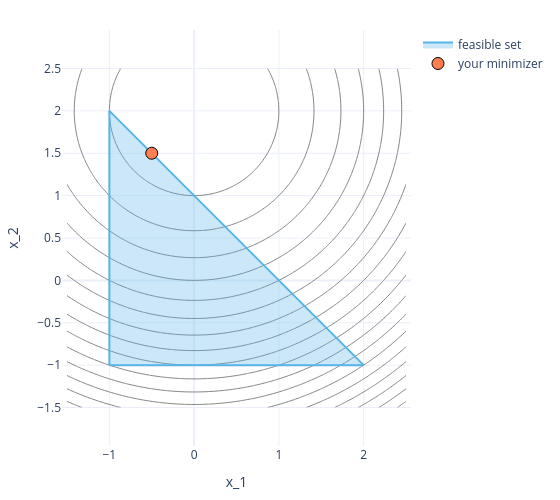

Notebook code cell kept with this figure:
### Markdown cell above
### Exercise 1: a convex program from scratch

<font color="#A890FF"><b>✏️ EXERCISE</b></font>

Solve
$$
\begin{array}{ll}
\underset{x \in \mathbb{R}^2}{\text{minimize}} & x_1^2 + (x_2 - 2)^2 \\
\text{subject to} & x_1 + x_2 \le 1, \quad x_1 \ge -1, \quad x_2 \ge -1.
\end{array}
$$
Store the minimizer in `x_star` and the optimal value in `opt_value`. The cell plots your solution.

The three constraints can be written at once as $G x \le h$, entrywise, with
$$
G = \begin{bmatrix} 1 & 1 \\ -1 & 0 \\ 0 & -1 \end{bmatrix}, \qquad h = \begin{bmatrix} 1 \\ 1 \\ 1 \end{bmatrix}.
$$
Constraints of this form are called *polyhedral*. They are how input and state limits are written in MPC.

<font color="#A890FF"><b>🤔 PREDICT FIRST</b></font>

Before coding: which point will the solver return, and what is $p^\star$? Then change $h_1$ from $1$ to $3$ and predict again.

<font color="#CC79A7"><b>✨ SOLUTION</b></font>

The cost is the squared distance to $(0, 2)$, a point that violates $x_1 + x_2 \le 1$. Projecting $(0, 2)$ onto the line $x_1 + x_2 = 1$ gives $(0, 2) - \tfrac{0 + 2 - 1}{2}\,(1, 1) = (-0.5, 1.5)$, which satisfies the other two constraints. Hence $x^\star = (-0.5, 1.5)$ and $p^\star = 0.25 + 0.25 = 0.5$. With $h_1 = 3$ the point $(0, 2)$ is feasible, so $x^\star = (0, 2)$, $p^\star = 0$, and no constraint is active.

<font color="#40B0A6"><b>💡 HINT</b></font>

A constraint can be a vector inequality such as `G @ x <= h`, which holds entrywise. For the other steps, look back at the demo.

### Code cell
# Problem data (from the text)
G = np.array([[ 1.,  1.],
              [-1.,  0.],
              [ 0., -1.]])
h = np.array([1., 1., 1.])        # try h[0] = 3

############################ Your code goes here ###############################
x = cp.Variable(2)
cost = cp.sum_squares(x - np.array([0., 2.]))
constraints = [G @ x <= h]
problem = cp.Problem(cp.Minimize(cost), constraints)
problem.solve()

x_star = x.value
opt_value = problem.value
################################################################################

assert x_star is not None and opt_value is not None, "Fill in the TODO lines in the block above first."
print("x* =", x_star, f"  p* = {opt_value:.4f}")

# The feasible set is the triangle with vertices (-h2, -h3), (h1 + h3, -h3), (-h2, h1 + h2)
plot_problem(lambda x1, x2: x1**2 + (x2 - 2)**2,
             vertices=np.array([[-h[1], -h[2]], [h[0] + h[2], -h[2]], [-h[1], h[0] + h[1]]]),
             points=[("your minimizer", x_star, "coral")],
             xlim=(-1.5, 2.5), ylim=(-1.5, 2.5))

### Figure 1 — Plotly figure (JSON) as saved in the notebook; plotly's stock layout.template omitted (floating-point values rounded to 4 significant figures; data arrays with more than 128 entries replaced by an {"elided": "..."} marker saying what was removed)
{"data": [{"colorscale": [[0, "gray"], [1, "gray"]], "contours": {"coloring": "lines"}, "line": {"width": 1}, "name": "level sets of f", "ncontours": 20, "showscale": false, "type": "contour", "x": {"elided": "200 float values"}, "y": {"elided": "200 float values"}, "z": {"elided": "200x200 float values"}}, {"fill": "toself", "fillcolor": "rgba(86, 180, 233, 0.3)", "line": {"color": "#56B4E9"}, "mode": "lines", "name": "feasible set", "type": "scatter", "x": [-1.0, 2.0, -1.0, -1.0], "y": [-1.0, -1.0, 2.0, -1.0]}, {"marker": {"color": "coral", "line": {"color": "black", "width": 1}, "size": 12}, "mode": "markers", "name": "your minimizer", "type": "scatter", "x": [-0.5], "y": [1.5]}], "layout": {"height": 500, "width": 560, "xaxis": {"range": [-1.5, 2.5], "title": {"text": "x_1"}}, "yaxis": {"range": [-1.5, 2.5], "scaleanchor": "x", "scaleratio": 1, "title": {"text": "x_2"}}}}
